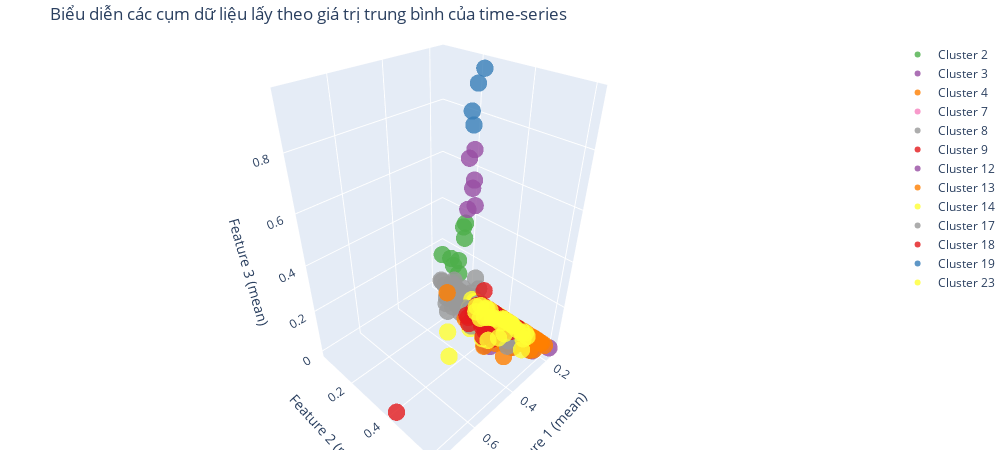

Write notebook code for a chart like this one.
### Code cell
colors = px.colors.qualitative.Set1
fig = go.Figure()

for i in range(len(labels)):
    cluster_points = x_mean[labels == i]
    
    fig.add_trace(go.Scatter3d(
        x=cluster_points[:, 0],
        y=cluster_points[:, 1],
        z=cluster_points[:, 2],
        mode='markers',
        marker=dict(size=6, color=colors[i % len(colors)], opacity=0.8),
        name=f'Cluster {i}'
    ))

fig.update_layout(
    title=f'Biểu diễn các cụm dữ liệu lấy theo giá trị trung bình của time-series',
    scene=dict(
        xaxis_title='Feature 1 (mean)',
        yaxis_title='Feature 2 (mean)',
        zaxis_title='Feature 3 (mean)',
    ),
    margin=dict(l=0, r=0, b=0, t=40),
    width=1000,  # Tăng chiều rộng
    height=450   # Tăng chiều cao
)
fig.show()
